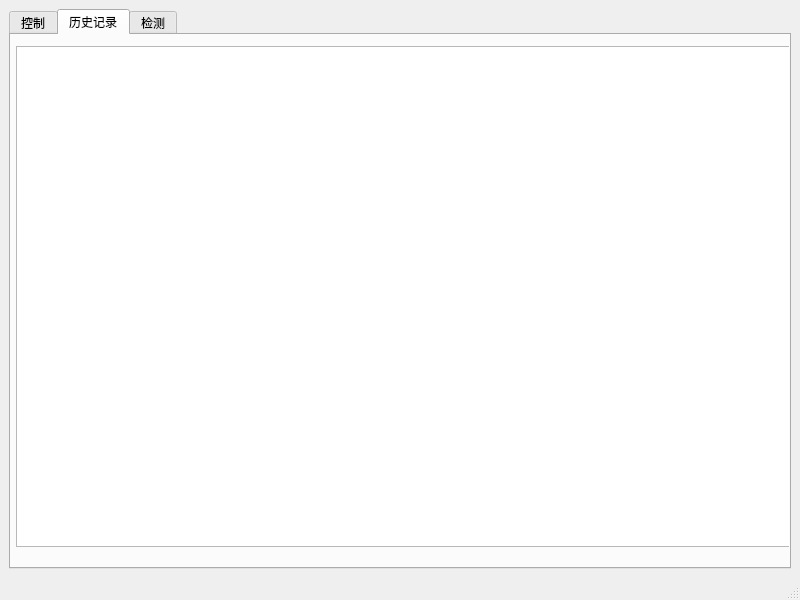
<?xml version="1.0" encoding="UTF-8"?>
<ui version="4.0">
 <class>MainWindow</class>
 <widget class="QMainWindow" name="MainWindow">
  <property name="geometry">
   <rect>
    <x>0</x>
    <y>0</y>
    <width>800</width>
    <height>600</height>
   </rect>
  </property>
  <property name="windowTitle">
   <string>MainWindow</string>
  </property>
  <widget class="QWidget" name="centralwidget">
   <layout class="QHBoxLayout" name="horizontalLayout">
    <item>
     <widget class="QTabWidget" name="tabWidget">
      <property name="currentIndex">
       <number>1</number>
      </property>
      <widget class="QWidget" name="control">
       <attribute name="title">
        <string>控制</string>
       </attribute>
       <widget class="QSlider" name="verticalSlider">
        <property name="geometry">
         <rect>
          <x>650</x>
          <y>130</y>
          <width>31</width>
          <height>301</height>
         </rect>
        </property>
        <property name="orientation">
         <enum>Qt::Vertical</enum>
        </property>
       </widget>
       <widget class="QPushButton" name="pushButton_connect">
        <property name="geometry">
         <rect>
          <x>140</x>
          <y>20</y>
          <width>75</width>
          <height>23</height>
         </rect>
        </property>
        <property name="text">
         <string>connect</string>
        </property>
        <property name="checkable">
         <bool>false</bool>
        </property>
       </widget>
       <widget class="QLabel" name="label_speed">
        <property name="geometry">
         <rect>
          <x>640</x>
          <y>100</y>
          <width>53</width>
          <height>15</height>
         </rect>
        </property>
        <property name="text">
         <string>TextLabel</string>
        </property>
       </widget>
       <widget class="QPushButton" name="pushButton_enable">
        <property name="geometry">
         <rect>
          <x>50</x>
          <y>20</y>
          <width>75</width>
          <height>23</height>
         </rect>
        </property>
        <property name="text">
         <string>Enable</string>
        </property>
        <property name="checkable">
         <bool>false</bool>
        </property>
       </widget>
       <widget class="QPushButton" name="pushButton_right">
        <property name="geometry">
         <rect>
          <x>440</x>
          <y>210</y>
          <width>75</width>
          <height>23</height>
         </rect>
        </property>
        <property name="text">
         <string>right</string>
        </property>
       </widget>
       <widget class="QPushButton" name="pushButton_front">
        <property name="geometry">
         <rect>
          <x>340</x>
          <y>160</y>
          <width>75</width>
          <height>23</height>
         </rect>
        </property>
        <property name="text">
         <string>front</string>
        </property>
       </widget>
       <widget class="QPushButton" name="pushButton_back">
        <property name="geometry">
         <rect>
          <x>340</x>
          <y>270</y>
          <width>75</width>
          <height>23</height>
         </rect>
        </property>
        <property name="text">
         <string>back</string>
        </property>
       </widget>
       <widget class="QLabel" name="label_enable">
        <property name="geometry">
         <rect>
          <x>60</x>
          <y>50</y>
          <width>61</width>
          <height>16</height>
         </rect>
        </property>
        <property name="text">
         <string>Power off</string>
        </property>
       </widget>
       <widget class="QPushButton" name="pushButton_left">
        <property name="geometry">
         <rect>
          <x>250</x>
          <y>210</y>
          <width>75</width>
          <height>23</height>
         </rect>
        </property>
        <property name="text">
         <string>left</string>
        </property>
       </widget>
       <widget class="QLabel" name="label_connection">
        <property name="geometry">
         <rect>
          <x>140</x>
          <y>50</y>
          <width>81</width>
          <height>16</height>
         </rect>
        </property>
        <property name="text">
         <string>disconnection</string>
        </property>
       </widget>
       <widget class="QTableWidget" name="tableWidget_monitor">
        <property name="geometry">
         <rect>
          <x>20</x>
          <y>300</y>
          <width>401</width>
          <height>192</height>
         </rect>
        </property>
        <property name="editTriggers">
         <set>QAbstractItemView::NoEditTriggers</set>
        </property>
        <property name="alternatingRowColors">
         <bool>true</bool>
        </property>
        <property name="selectionBehavior">
         <enum>QAbstractItemView::SelectRows</enum>
        </property>
        <property name="columnCount">
         <number>4</number>
        </property>
        <column>
         <property name="text">
          <string>功能名称</string>
         </property>
        </column>
        <column>
         <property name="text">
          <string>类型</string>
         </property>
        </column>
        <column>
         <property name="text">
          <string>地址</string>
         </property>
        </column>
        <column>
         <property name="text">
          <string>值</string>
         </property>
        </column>
       </widget>
      </widget>
      <widget class="QWidget" name="tab">
       <attribute name="title">
        <string>历史记录</string>
       </attribute>
       <widget class="QTableView" name="tableView_logs">
        <property name="geometry">
         <rect>
          <x>5</x>
          <y>11</y>
          <width>781</width>
          <height>501</height>
         </rect>
        </property>
       </widget>
      </widget>
      <widget class="QWidget" name="detect">
       <attribute name="title">
        <string>检测</string>
       </attribute>
       <widget class="QGraphicsView" name="graphicsView">
        <property name="geometry">
         <rect>
          <x>10</x>
          <y>0</y>
          <width>611</width>
          <height>441</height>
         </rect>
        </property>
       </widget>
       <widget class="QPushButton" name="pushButton_detectImg">
        <property name="geometry">
         <rect>
          <x>650</x>
          <y>160</y>
          <width>91</width>
          <height>91</height>
         </rect>
        </property>
        <property name="text">
         <string>detect</string>
        </property>
       </widget>
       <widget class="QCheckBox" name="checkBox_show_ai">
        <property name="geometry">
         <rect>
          <x>660</x>
          <y>40</y>
          <width>91</width>
          <height>19</height>
         </rect>
        </property>
        <property name="text">
         <string>显示显示识别结果</string>
        </property>
        <property name="checked">
         <bool>true</bool>
        </property>
       </widget>
       <widget class="QCheckBox" name="checkBox_auto_read">
        <property name="geometry">
         <rect>
          <x>660</x>
          <y>70</y>
          <width>91</width>
          <height>19</height>
         </rect>
        </property>
        <property name="text">
         <string>自动读取</string>
        </property>
        <property name="checked">
         <bool>true</bool>
        </property>
       </widget>
       <widget class="QPushButton" name="pushButton_nextImg">
        <property name="geometry">
         <rect>
          <x>650</x>
          <y>270</y>
          <width>91</width>
          <height>81</height>
         </rect>
        </property>
        <property name="text">
         <string>next img</string>
        </property>
       </widget>
       <widget class="QCheckBox" name="checkBox_showAiRect">
        <property name="geometry">
         <rect>
          <x>660</x>
          <y>100</y>
          <width>81</width>
          <height>19</height>
         </rect>
        </property>
        <property name="text">
         <string>锚框</string>
        </property>
       </widget>
      </widget>
     </widget>
    </item>
   </layout>
  </widget>
  <widget class="QMenuBar" name="menubar">
   <property name="geometry">
    <rect>
     <x>0</x>
     <y>0</y>
     <width>800</width>
     <height>21</height>
    </rect>
   </property>
  </widget>
  <widget class="QStatusBar" name="statusbar"/>
 </widget>
 <resources/>
 <connections/>
</ui>
